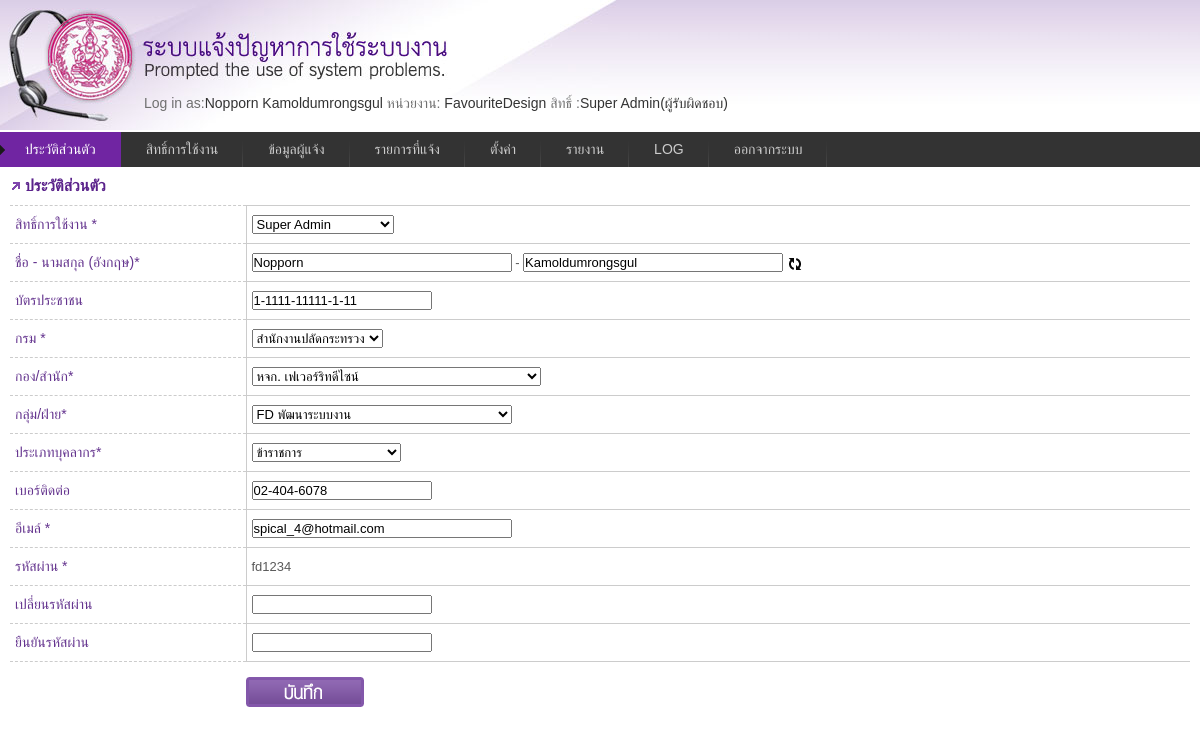
Screenshot of /profile.php (signed in) with the database file from the repository.
### tables this page shows
CREATE TABLE `informent` (
  `ID` int(11) NOT NULL auto_increment,
  `Code` varchar(10) default NULL,
  `Name` varchar(50) default NULL,
  `lastname` varchar(50) default NULL,
  `usertypeid` int(11) default NULL,
  `UserGroupID` int(11) default NULL,
  `DepartmentID` int(11) default NULL,
  `DivisionID` int(11) default NULL,
  `GroupID` int(11) default NULL,
  `HumanType` int(11) default NULL,
  `IdCard` varchar(17) default NULL,
  `Tel` varchar(11) default NULL,
  `Email` varchar(255) default NULL,
  `Password` varchar(50) default NULL,
  `DateRegister` datetime default NULL,
  PRIMARY KEY  (`ID`)
);

CREATE TABLE `usergroup` (
  `ID` int(10) NOT NULL auto_increment,
  `Code` varchar(10) default NULL,
  `UserGroupName` varchar(50) default NULL,
  `UserDate` date default NULL,
  `CanAccessAll` char(10) default NULL,
  `level` char(1) default NULL,
  PRIMARY KEY  (`ID`)
);

CREATE TABLE `department` (
  `ID` int(10) NOT NULL auto_increment,
  `Code` varchar(20) default NULL,
  `DeptName` varchar(50) default NULL,
  PRIMARY KEY  (`ID`)
);

CREATE TABLE `division` (
  `ID` int(10) NOT NULL auto_increment,
  `Code` varchar(10) default NULL,
  `DivisionName` varchar(50) default NULL,
  `DeptID` int(10) default NULL,
  PRIMARY KEY  (`ID`)
);

CREATE TABLE `section` (
  `ID` int(10) NOT NULL auto_increment,
  `Code` varchar(20) default NULL,
  `GroupName` varchar(50) default NULL,
  `DivisionID` int(10) default NULL,
  `DeptID` int(10) default NULL,
  PRIMARY KEY  (`ID`)
);

CREATE TABLE `humantype` (
  `ID` int(11) NOT NULL auto_increment,
  `Code` varchar(10) default NULL,
  `HumanName` varchar(50) default NULL,
  PRIMARY KEY  (`ID`)
);

### include/function.php (called while the page is built, shortened)
<?php
function GetData($tablename, $id)
{
    if($id!='' && $tablename !='')
    {
      $result = mysql_query("SELECT * FROM ".$tablename." WHERE ID=".$id) or die("Error".mysql_error());
      $row = mysql_fetch_array($result);
    }
    return @$row;
}
function GetUserType($id){
	 $type=array("","ผู้รับผิดชอบ","ผู้ประสานงาน ","เจ้าของระบบ","ผู้ใช้งาน");
	 return $type[$id];
}
?>

### include/class_userlogin.php (called while the page is built, shortened)
<?php
class UserLogin{
 function GetPermission($pm_code)
 {
	$sql="select * from usergroup_permission where usergroupid=".$_SESSION["usergroupid"]." and code=".$pm_code;
	$result=mysql_query($sql)or die('Invalid query: ' . mysql_error());
	if($result){
		$item=mysql_fetch_assoc($result);
	}else{ $item="";}
	return $item;
 }
}
?>

### profile/form.php (the view, shortened to what this page needs)
<form name="frmprofile" id="frmprofile" class="commentForm" enctype="multipart/form-data" action="profile.php?act=query&id=<?=$row['ID'];?>" target="frmUpdate" method="post">
<table class="tbadd">
<tr>
  <th>สิทธิ์การใช้งาน <span class="Txt_red_12">*</span></th>
  <td><select name="UserID" id="UserID">
  <?
  $sql = "SELECT * FROM usergroup ";
  $sresult = mysql_query($sql);
  while($srow=mysql_fetch_array($sresult)){
  ?>
  <option value="<?=$srow['ID'];?>" <? if($row['UserGroupID']==$srow['ID'])echo "selected";?> >
  <?=$srow['UserGroupName'];?>
  </option>
  <? } ?>
</select></td>
</tr>
<tr>
  <th>ชื่อ - นามสกุล (อังกฤษ)<span class="Txt_red_12">*</span></th>
  <td style="width:300px;"><input name="NameUser" type="text" id="NameUser" value="<?php echo $row['Name'];?>" size="30" > - <input name="lastname" type="text" id="lastname" value="<?php echo @$row['lastname'];?>" size="30" onblur="auto_email()"/> <img src="images/ajax-refresh-icon.gif" width="16" height="16" align="absmiddle" onclick="auto_email();" /></td>
</tr>
<tr>
  <th>บัตรประชาชน  <span class="Txt_red_12"></span></th>
  <td><input name="IdCard" type="text" id="IdCard" value= "<?php echo $row['IdCard']?>" onkeyup="autoTab(this,'1')"/></td>
</tr>
<tr>
  <th>กรม <span class="Txt_red_12">*</span></th>
  <td><select name="Department" id="Department" onchange="ReloadDivisionList(this.value);">
  <?
  $sql = "SELECT * FROM department ";
  $sresult = mysql_query($sql);
  while($srow=mysql_fetch_array($sresult)){
  ?>
  <option value="<?php echo $srow['ID'];?>" <? if($row['DepartmentID']==$srow['ID'])echo "selected";?> >
  <?=$srow['DeptName'];?>
  </option>
  <? } ?>
</select></td>
</tr>
<tr>
  <th>กอง/สำนัก<span class="Txt_red_12">*</span></th>
  <td>
<div id="dvDivisionList">
  <select name="Division" id="Division" onchange="ReloadSectionList(this.value)">
  <?
  $sql = "SELECT * FROM division ";
  $sresult = mysql_query($sql);
  while($srow=mysql_fetch_array($sresult)){
  ?>
  <option value="<?=$srow['ID'];?>" <? if($row['DivisionID']==$srow['ID'])echo "selected";?> >
  <?=$srow['DivisionName'];?>
  </option>
  <? } ?>
</select>
</div>
</td>
</tr>
<tr>
  <th>กลุ่ม/ฝ่าย<span class="Txt_red_12">*</span></th>
  <td>
   <div id="dvsectionlist">
  <select name="section" id="section">
  <?
  $sql = "SELECT * FROM section ";
  $sresult = mysql_query($sql);
  while($srow=mysql_fetch_array($sresult)){
  ?>
  <option value="<?=$srow['ID'];?>" <? if($row['GroupID']==$srow['ID'])echo "selected";?> >
  <?=$srow['GroupName'];?>
  </option>
  <? } ?>
</select>
</div>
</td>
</tr>
<tr>
  <th>ประเภทบุคลากร<span class="Txt_red_12">*</span></th>
  <td><select name="human" id="human">
  <?
  $sql = "SELECT * FROM humantype ";
  $sresult = mysql_query($sql);
  while($srow=mysql_fetch_array($sresult)){
  ?>
  <option value="<?php echo $srow['ID'];?>" <? if($row['HumanType']==$srow['ID'])echo "selected";?> >
  <?php  echo $srow['HumanName'];?>
  </option>
  <? } ?>
</select></td>
</tr>
<tr>
  <th>เบอร์ติดต่อ</th>
  <td><input name="Tel" type="text" id="Tel" value="<?php echo $row['Tel']?>" onkeyup="autoTab(this,'2')"/></td>
</tr>
<tr>
  <th>อีเมล์  <span class="Txt_red_12">*</span></th>
  <td><input name="Email" type="text" id="Email" value="<?php echo $row['Email']?>" size="30"  /><span></span></td>
</tr>
<?
if($_SESSION["id"]!='')
{
?>
<tr>
  <th>รหัสผ่าน <span class="Txt_red_12">*</span></th>
  <td><?=$row['Password']?></td>
</tr>
<? } ?>
<tr>
  <th>เปลี่ยนรหัสผ่าน</th>
  <td><input name="Password" type="password" id="Password" value="" /></td>
</tr>
<tr>
  <th>ยืนยันรหัสผ่าน</th>
  <td><input name="RePassword" type="password" id="RePassword" value="" /></td>
</tr>
</table>
<div id="boxbtnadd">
  <input name="input" id="btn_submit" type="submit" value="บันทึก"  class="btn_save" />
</div>
</div>

### _menu.php (shortened to what this page needs)
<?
$currentUser = GetData("informent",$_SESSION['id']);
$group = GetData("usergroup",$_SESSION["usergroupid"]);
$agen=GetAgencie($_SESSION["id"]);
?>
<?
	$tmp = explode("/",$_SERVER['SCRIPT_NAME']);
		 $page_name = trim($tmp[count($tmp)-1]);
		$active_1_list = array('profile.php');
		$active_2_list = array('usergroup.php');
		$active_3_list = array('user.php');
		$active_4_list = array('request_list.php');
		$active_5_list = array('setting.php');
		$active_6_list = array('report.php');
		$active_7_list = array('logfile.php');
		if (in_array($page_name, $active_1_list))$m1_class = "current";	else	$m1_class = "";
		if (in_array($page_name, $active_2_list))$m2_class = "current";	else 	$m2_class = "";
		if (in_array($page_name, $active_3_list))$m3_class = "current";	else	$m3_class = "";
		if (in_array($page_name, $active_4_list))$m4_class = "current";	else	$m4_class = "";
		if (in_array($page_name, $active_5_list))$m5_class = "current";	else	$m5_class = "";
		if (in_array($page_name, $active_6_list))$m6_class = "current";	else	$m6_class = "";
		if (in_array($page_name, $active_7_list))$m7_class = "current";	else	$m7_class = "";
?>
<div id="head">
<div style="padding:95px 0 0 144px;">
<span class="gray">Log in as:</span><?php echo $currentUser['Name']." ".$currentUser['lastname'];?>
<span class="gray"> หน่วยงาน:</span>
<?php  if($_SESSION["usergroupid"]=="2"){
			$agen="FavouriteDesign";
		}
			echo $agen;
?>
<?php
$pm =new UserLogin();
    $item_1=$pm->GetPermission(1);
	$item_2=$pm->GetPermission(2);
	$item_3=$pm->GetPermission(3);
	$item_4=$pm->GetPermission(4);
	$item_5=$pm->GetPermission(5);
	$item_6=$pm->GetPermission(6);
	$item_7=$pm->GetPermission(7);
    $item_8=$pm->GetPermission(8);
	$item_10=$pm->GetPermission(10);
    $item_9=$pm->GetPermission(9);
	$item_11=$pm->GetPermission(11);
?>
<span class="gray"> สิทธิ์ :</span><?php echo $group['UserGroupName']; ?>(<?php echo GetUserType($_SESSION["usertype"]); ?>)</div>
</div>
<div class="menu">
		<ul>
			<li><a href="profile.php"  class="<?=$m1_class;?>">ประวัติส่วนตัว</a></li>
			<?php if($item_9['CanView']=="1"){ ?>
            <li><a href="usergroup.php"  class="<?=$m2_class;?>">สิทธิ์การใช้งาน</a></li>
			<?php } ?>
			<?php if($item_8['CanView']=="1"){ ?>
            <li><a href="user.php"  class="<?=$m3_class;?>">ข้อมูลผู้แจ้ง</a></li>
			<?php } ?>
			<li><a href="request_list.php" id="current"  class="<?=$m4_class;?>">รายการที่แจ้ง</a></li>
			 <?php
			 if($item_1['CanView']=="1" || $item_2['CanView']=="1" || $item_3['CanView']=="1" || $item_4['CanView']=="1" || $item_5['CanView']=="1" || $item_6['CanView']=="1" || $item_7['CanView']=="1"){ ?>
            <li><a href="#" class="<?=$m5_class;?>">ตั้งค่า</a>
          </li>
          <?php } ?>
		  	<?php if($item_10['CanView']=="1"){ ?>
            <li><a href="#" class="<?=$m6_class;?>">รายงาน</a>
            </li>
			<?php } ?>
			<?php
				if($item_11['CanView']=="1"){
				 ?>
            <li><a href="logfile.php" class="<?=$m7_class;?>">LOG</a></li>
			<?php } ?>
            <li><a href="#" onclick="ConfirmLogout();">ออกจากระบบ</a></li>
		</ul>
	</div>

### css/style.css (style rules this page uses)
html,body { font-family:Tahoma, Geneva, sans-serif; font-size:14px; color:#333; background:url(../images/bg_head.jpg) repeat-x; }
img { border:0; }
#head { background:url(../images/head.jpg) no-repeat; height:132px; }
#boxbtnadd { padding:10px 20%; }
.tbadd { font-family: "Lucida Sans Unicode", "Lucida Grande", Sans-Serif; font-size: 13px; background: #fff; margin: 0; width: 100%; border-collapse: collapse; text-align: left; }
.tbadd th { font-size: 14px; font-weight: normal; color:#65358f; padding: 10px 5px; border-top: 1px dashed #ccc; border-bottom: 1px dashed #ccc; border-left: 0px solid #ccc; border-right: 1px solid #ccc; width:20%; }
.tbadd td { color:#595959; padding: 5px; height:25px; border-top: 1px solid #ccc; border-bottom: 1px solid #ccc; border-left: 0px solid #ccc; border-right: 0px solid #ccc; width:80%; }

### css/other.css (style rules this page uses)
.gray { color:#707070 }
.btn_save { width:118px; height:30px; border: none; background: transparent url(../images/btn_save.png) no-repeat center; overflow: hidden; text-indent: -999px; line-height: 0px; display: inline; color: #a63606; cursor: pointer; cursor: hand; margin-top:5px; }

### css/menu_style.css (style rules this page uses)
.menu { border:none; border:0px; margin:0px; padding:0px; font: 67.5% "Lucida Sans Unicode", "Bitstream Vera Sans", "Trebuchet Unicode MS", "Lucida Grande", Verdana, Helvetica, sans-serif; font-size:14px; font-weight:bold; }
.menu ul { background:#333; height:35px; list-style:none; margin:0; padding:0; }
.menu li { float:left; padding:0px; }
.menu li a { background:#333 url("../images/seperator.gif") bottom right no-repeat; color:#cccccc; display:block; font-weight:normal; line-height:35px; margin:0px; padding:0px 25px; text-align:center; text-decoration:none; }
.menu .current { background:#7025a2 url('../images/hover_sub.gif') center left no-repeat; border:0px; color:#FFF; text-decoration:none; }

### rows the page displays
informent: Name "Nopporn", lastname "Kamoldumrongsgul", UserID "Super Admin", NameUser "Nopporn", IdCard "1-1111-11111-1-11", Department "สำนักงานปลัดกระทรวง", Division "หจก. เฟเวอร์ริทดีไซน์", section "FD พัฒนาระบบงาน", human "ข้าราชการ", Tel "02-404-6078", Email "spical_4@hotmail.com", Password "fd1234"
usergroup: UserGroupName "Super Admin"

### other values shown
$agen "FavouriteDesign"
GetUserType($_SESSION["usertype"]) "ผู้รับผิดชอบ"
